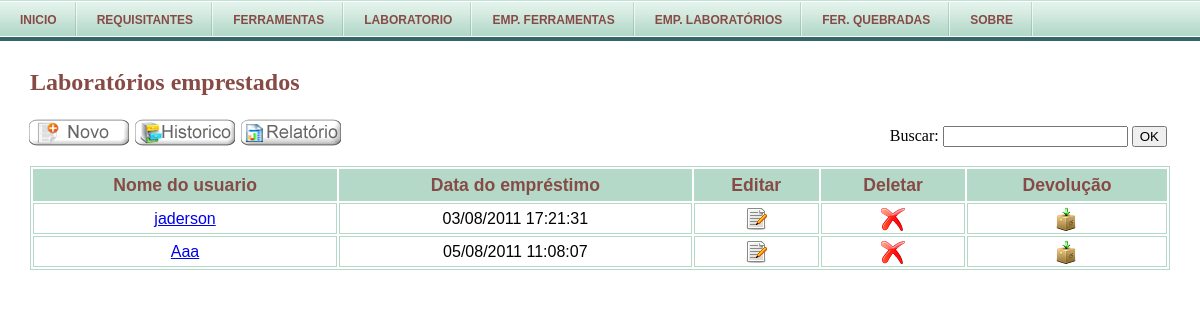
Page /php/listaEmpLaboratorio.php (signed in) on the committed database.
### tables this page shows
CREATE TABLE `emprestimolaboratorios` (
  `codEmpLaboratorio` int(11) NOT NULL auto_increment,
  `dataEmprestimo` datetime NOT NULL,
  `codUsuario` int(11) default NULL,
  `observacaoEmprestimo` varchar(45) default NULL,
  `nomeLocatario` varchar(255) default NULL,
  `snDevolvido` enum('Sim','Não') NOT NULL,
  `dataDevolucao` datetime NOT NULL,
  PRIMARY KEY  (`codEmpLaboratorio`),
  KEY `fk_laboratorios_usuario1` (`codUsuario`,`nomeLocatario`)
);

CREATE TABLE `usuario` (
  `codUsuario` int(11) NOT NULL auto_increment,
  `nomeUsuario` varchar(50) NOT NULL,
  `permissaoUsuario` enum('Admin','Requisitante') default NULL,
  `enderecoUsuario` varchar(50) default NULL,
  `telefoneUsuario` varchar(45) default NULL,
  `emailUsuario` varchar(45) default NULL,
  `senha` varchar(40) NOT NULL,
  `observacaoUsuario` varchar(255) NOT NULL,
  PRIMARY KEY  (`codUsuario`)
);

### php/listaEmpLaboratorio.php (the view, shortened to what this page needs)
<?php
	include ("controller/seguranca.php");
	include("menu.php");
?>
<!DOCTYPE html PUBLIC "-//W3C//DTD XHTML 1.0 Transitional//EN" "http://www.w3.org/TR/xhtml1/DTD/xhtml1-transitional.dtd">
<html>
	<head>
		<link rel="stylesheet" type="text/css" href="http://localhost/projeto/view/estilo.css"></link>
	</head>
	<body>
<div id="container">
	<h2 class="emp">Laboratórios emprestados</h2>
<div id="busca" >
	<form class="busca" method="get" >
		<label for="consulta">Buscar:</label>
			<input type="text" id="consulta" name="consulta" maxlength="255" />
			<input type="submit" value="OK" />
	</form>
</div>
	<div id="botoes_emp">
		<a href="http://localhost/projeto/php/empLaboratorio.php" class="novo_emp" ><img src="http://localhost/projeto/view/images/botao_novo.gif" alt="novo" /></a>
		<a href="http://localhost/projeto/php/laboratoriosDevolvidos.php" class="historico" ><img src="http://localhost/projeto/view/images/botao_historico.gif" alt="historico" /></a>
		<a href="http://localhost/projeto/relatorio/relatorios.php" class="relatorio" >relatorio</a>
	</div>
<?php
if (!isset($_GET['consulta'])) {
  $SQL="SELECT nomeUsuario,
                codEmpLaboratorio,
                dataEmprestimo
			FROM emprestimolaboratorios
			INNER JOIN usuario ON(usuario.codUsuario=emprestimolaboratorios.codUsuario) WHERE snDevolvido='Não'";
  $STH = $projeto->prepare($SQL);
  $STH->execute(array($SQL));
$linhas = $STH->rowCount();
if ($linhas > 0 || !empty($linhas)){
?>
<div id="tabela">
	<table>
		<tr>
			<th>Nome do usuario</th>
			<th>Data do empréstimo</th>
			<th>Editar</th>
			<th>Deletar</th>
			<th>Devolução</th>
		</tr>
<?php
while($row = $STH->fetch(PDO::FETCH_ASSOC)){
?>
	<tr>
		<td><a href="http://localhost/projeto/php/controller/funcoes.php?codEmpLaboratorio=<?php echo $row["codEmpLaboratorio"]?>&acao=infoemplaboratorio" ><?php echo $row['nomeUsuario']?></a></td>
		<td><?php echo date('d/m/Y H:i:s', strtotime($row['dataEmprestimo']))?></td>
		<td><a href="../php/controller/funcoes.php?codEmpLab=<?php echo $row["codEmpLaboratorio"]?>&acao=editaEmpLab" ><img src="../view/images/editar.png" alt="editar" title="Editar cadastro" /></a></td>
		<td><input type="image" src="../view/images/excluir.png" alt="remover" value="remover" onclick="confirmar(<?php echo $row['codEmpLaboratorio']?>)" /></td>
		<td><a href="../php/controller/funcoes.php?codEmpLab=<?php echo $row["codEmpLaboratorio"]?>&acao=devolveEmpLab" ><img src="../view/images/devolve.png" alt="devolver" title="Devolver emprestimo" /></a></td>
	</tr>
<?php } ?>
	</table>
</div>
<?php
}else{
	echo '<p class="msg_emp" >Nenhum cadastro encontrado.</p>';
}
	exit;
}
?>

### view/estilo.css (style rules this page uses)
body { background: #FFFFFF; }
* { margin: 0; }
#container { border: none; }
#container h2 { color: #874B46; margin-left: 30px; margin-top: 30px; }
#container h2.emp { margin-left: 30px; margin-top: 21px; padding-top: 7px; }
#busca { float: right; margin-right: 33px; margin-top: 30px; }
#botoes_emp a { text-indent: -999px; overflow: hidden; width: 100px; height: 30px; display: block; float: left; }
.novo_emp { background-image: url("images/bt_novo.gif"); margin-left: 29px; margin-top: 22px; }
.historico { background-image: url("images/bt_historico.gif"); margin-left: 6px; margin-top: 22px; }
.relatorio { background-image: url("images/bt_relatorio.gif"); margin-left: 6px; margin-top: 22px; }
a img { border: none; }
#tabela { font-family: "Trebuchet MS", Arial, Helvetica, sans-serif; margin-left: 30px; margin-top: 70px; margin-right: 30px; border: 1px solid #B4D9C9; }
#tabela table { width: 100%; }
#tabela td, #tabela th { font-size: 1em; border: 1px solid #B4D9C9; padding: 3px 7px 2px 7px; text-align: center; }
#tabela th { font-size: 1.1em; text-align: center; padding-top: 5px; padding-bottom: 4px; background-color: #B4D9C9; color: #874B46; }

### rows in the picture
emprestimolaboratorios: usuario.nomeUsuario "jaderson", dataEmprestimo "03/08/2011 17:21:31"
emprestimolaboratorios: usuario.nomeUsuario "Aaa", dataEmprestimo "05/08/2011 11:08:07"
